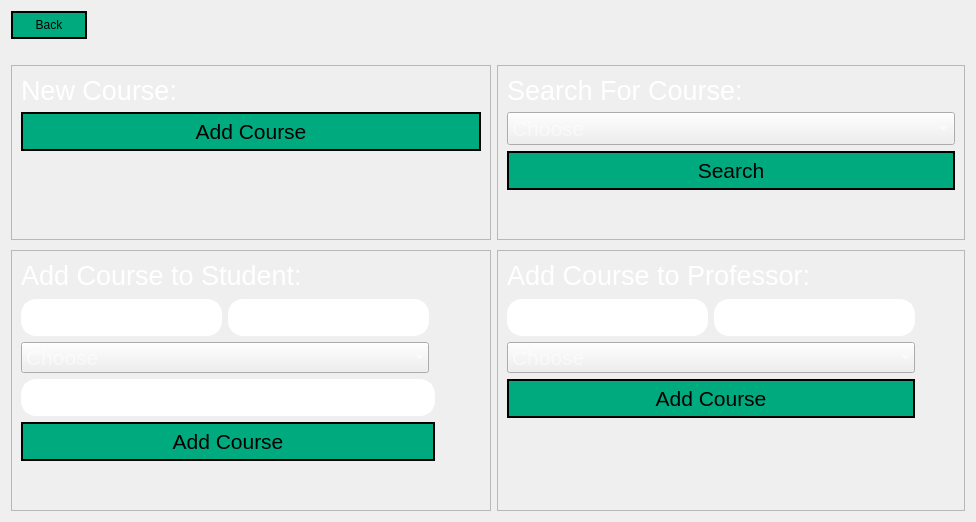
     <widget class="QWidget" name="page_10">
      <layout class="QGridLayout" name="gridLayout_21">
       <item row="2" column="0" colspan="2">
        <spacer name="verticalSpacer_28">
         <property name="orientation">
          <enum>Qt::Vertical</enum>
         </property>
         <property name="sizeType">
          <enum>QSizePolicy::Fixed</enum>
         </property>
         <property name="sizeHint" stdset="0">
          <size>
           <width>20</width>
           <height>20</height>
          </size>
         </property>
        </spacer>
       </item>
       <item row="3" column="1">
        <widget class="QFrame" name="frame_3">
         <property name="frameShape">
          <enum>QFrame::StyledPanel</enum>
         </property>
         <property name="frameShadow">
          <enum>QFrame::Sunken</enum>
         </property>
         <layout class="QGridLayout" name="gridLayout_19">
          <item row="0" column="0" colspan="2">
           <widget class="QLabel" name="label_48">
            <property name="font">
             <font>
              <pointsize>20</pointsize>
             </font>
            </property>
            <property name="styleSheet">
             <string notr="true">color: rgb(255, 255, 255);</string>
            </property>
            <property name="text">
             <string>Search For Course:</string>
            </property>
            <property name="alignment">
             <set>Qt::AlignLeading|Qt::AlignLeft|Qt::AlignVCenter</set>
            </property>
           </widget>
          </item>
          <item row="3" column="0">
           <spacer name="verticalSpacer_6">
            <property name="orientation">
             <enum>Qt::Vertical</enum>
            </property>
            <property name="sizeHint" stdset="0">
             <size>
              <width>20</width>
              <height>40</height>
             </size>
            </property>
           </spacer>
          </item>
          <item row="2" column="0" colspan="2">
           <widget class="QPushButton" name="pushButton_14">
            <property name="font">
             <font>
              <pointsize>16</pointsize>
             </font>
            </property>
            <property name="styleSheet">
             <string notr="true">color: rgb(0, 0, 0);
background-color: rgb(0, 170, 127);
border-width: 2px;        
  border-style: solid;
  border-radius: 20px;
  padding:5px;</string>
            </property>
            <property name="text">
             <string>Search</string>
            </property>
           </widget>
          </item>
          <item row="1" column="0" colspan="2">
           <widget class="QComboBox" name="comboBox_searchcourse">
            <property name="font">
             <font>
              <pointsize>16</pointsize>
             </font>
            </property>
            <property name="styleSheet">
             <string notr="true">color: rgb(255, 255, 255);</string>
            </property>
            <property name="placeholderText">
             <string>Choose</string>
            </property>
           </widget>
          </item>
         </layout>
        </widget>
       </item>
       <item row="5" column="0">
        <widget class="QFrame" name="frame_5">
         <property name="frameShape">
          <enum>QFrame::StyledPanel</enum>
         </property>
         <property name="frameShadow">
          <enum>QFrame::Sunken</enum>
         </property>
         <layout class="QGridLayout" name="gridLayout_18">
          <item row="6" column="0" colspan="3">
           <widget class="QLineEdit" name="lineEdit_scoredmarks_addstud">
            <property name="font">
             <font>
              <pointsize>16</pointsize>
             </font>
            </property>
            <property name="styleSheet">
             <string notr="true">color: rgb(255, 255, 255);

border-width: 2px;        
  border-style: solid;
border-color: rgb(255, 255, 255);
  border-radius: 15px;
  padding:3px;</string>
            </property>
            <property name="placeholderText">
             <string>Enter scored marks</string>
            </property>
           </widget>
          </item>
          <item row="4" column="1">
           <widget class="QLineEdit" name="lineEdit_lastname_addcourse_stud">
            <property name="font">
             <font>
              <pointsize>16</pointsize>
             </font>
            </property>
            <property name="styleSheet">
             <string notr="true">color: rgb(255, 255, 255);

border-width: 2px;        
  border-style: solid;
border-color: rgb(255, 255, 255);
  border-radius: 15px;
  padding:3px;</string>
            </property>
            <property name="placeholderText">
             <string>Last Name</string>
            </property>
           </widget>
          </item>
          <item row="0" column="0" colspan="3">
           <widget class="QLabel" name="label_28">
            <property name="font">
             <font>
              <pointsize>20</pointsize>
             </font>
            </property>
            <property name="styleSheet">
             <string notr="true">color: rgb(255, 255, 255);</string>
            </property>
            <property name="text">
             <string>Add Course to Student:</string>
            </property>
            <property name="alignment">
             <set>Qt::AlignLeading|Qt::AlignLeft|Qt::AlignVCenter</set>
            </property>
           </widget>
          </item>
          <item row="8" column="0" colspan="4">
           <spacer name="verticalSpacer_24">
            <property name="orientation">
             <enum>Qt::Vertical</enum>
            </property>
            <property name="sizeHint" stdset="0">
             <size>
              <width>20</width>
              <height>40</height>
             </size>
            </property>
           </spacer>
          </item>
          <item row="4" column="0">
           <widget class="QLineEdit" name="lineEdit_firstname_addcourse_stud">
            <property name="font">
             <font>
              <pointsize>16</pointsize>
             </font>
            </property>
            <property name="styleSheet">
             <string notr="true">color: rgb(255, 255, 255);

border-width: 2px;        
  border-style: solid;
border-color: rgb(255, 255, 255);
  border-radius: 15px;
  padding:3px;</string>
            </property>
            <property name="placeholderText">
             <string> First Name</string>
            </property>
           </widget>
          </item>
          <item row="5" column="0" colspan="2">
           <widget class="QComboBox" name="comboBox_choosecourse_addstud">
            <property name="font">
             <font>
              <pointsize>16</pointsize>
             </font>
            </property>
            <property name="styleSheet">
             <string notr="true">color: rgb(255, 255, 255);</string>
            </property>
            <property name="placeholderText">
             <string>Choose </string>
            </property>
            <property name="frame">
             <bool>false</bool>
            </property>
           </widget>
          </item>
          <item row="6" column="3">
           <spacer name="horizontalSpacer_32">
            <property name="orientation">
             <enum>Qt::Horizontal</enum>
            </property>
            <property name="sizeHint" stdset="0">
             <size>
              <width>40</width>
              <height>20</height>
             </size>
            </property>
           </spacer>
          </item>
          <item row="1" column="0">
           <spacer name="verticalSpacer_25">
            <property name="orientation">
             <enum>Qt::Vertical</enum>
            </property>
            <property name="sizeType">
             <enum>QSizePolicy::Fixed</enum>
            </property>
            <property name="sizeHint" stdset="0">
             <size>
              <width>20</width>
              <height>2</height>
             </size>
            </property>
           </spacer>
          </item>
          <item row="7" column="0" colspan="3">
           <widget class="QPushButton" name="pushButton_19">
            <property name="font">
             <font>
              <pointsize>16</pointsize>
             </font>
            </property>
            <property name="styleSheet">
             <string notr="true">color: rgb(0, 0, 0);
background-color: rgb(0, 170, 127);
border-width: 2px;        
  border-style: solid;
  border-radius: 20px;
  padding:5px;</string>
            </property>
            <property name="text">
             <string>Add Course</string>
            </property>
           </widget>
          </item>
         </layout>
        </widget>
       </item>
       <item row="3" column="0">
        <widget class="QFrame" name="frame_2">
         <property name="frameShape">
          <enum>QFrame::StyledPanel</enum>
         </property>
         <property name="frameShadow">
          <enum>QFrame::Sunken</enum>
         </property>
         <layout class="QGridLayout" name="gridLayout_17">
          <item row="0" column="0">
           <layout class="QGridLayout" name="gridLayout_16">
            <item row="2" column="0">
             <widget class="QPushButton" name="pushButton_13">
              <property name="font">
               <font>
                <pointsize>16</pointsize>
               </font>
              </property>
              <property name="styleSheet">
               <string notr="true">color: rgb(0, 0, 0);
background-color: rgb(0, 170, 127);
border-width: 2px;        
  border-style: solid;
  border-radius: 20px;
  padding:5px;</string>
              </property>
              <property name="text">
               <string>Add Course</string>
              </property>
             </widget>
            </item>
            <item row="1" column="0">
             <widget class="QLabel" name="label_47">
              <property name="font">
               <font>
                <pointsize>20</pointsize>
               </font>
              </property>
              <property name="styleSheet">
               <string notr="true">color: rgb(255, 255, 255);</string>
              </property>
              <property name="text">
               <string>New Course:</string>
              </property>
             </widget>
            </item>
            <item row="3" column="0">
             <spacer name="verticalSpacer_5">
              <property name="orientation">
               <enum>Qt::Vertical</enum>
              </property>
              <property name="sizeHint" stdset="0">
               <size>
                <width>20</width>
                <height>40</height>
               </size>
              </property>
             </spacer>
            </item>
           </layout>
          </item>
         </layout>
        </widget>
       </item>
       <item row="4" column="0">
        <spacer name="verticalSpacer_26">
         <property name="orientation">
          <enum>Qt::Vertical</enum>
         </property>
         <property name="sizeType">
          <enum>QSizePolicy::Fixed</enum>
         </property>
         <property name="sizeHint" stdset="0">
          <size>
           <width>20</width>
           <height>4</height>
          </size>
         </property>
        </spacer>
       </item>
       <item row="5" column="1">
        <widget class="QFrame" name="frame_4">
         <property name="frameShape">
          <enum>QFrame::StyledPanel</enum>
         </property>
         <property name="frameShadow">
          <enum>QFrame::Sunken</enum>
         </property>
         <layout class="QGridLayout" name="gridLayout_20">
          <item row="2" column="0">
           <widget class="QLineEdit" name="lineEdit_addcourse_firstname_addprof">
            <property name="font">
             <font>
              <pointsize>16</pointsize>
             </font>
            </property>
            <property name="styleSheet">
             <string notr="true">color: rgb(255, 255, 255);

border-width: 2px;        
  border-style: solid;
border-color: rgb(255, 255, 255);
  border-radius: 15px;
  padding:3px;</string>
            </property>
            <property name="placeholderText">
             <string>Enter firstname</string>
            </property>
           </widget>
          </item>
          <item row="5" column="0" colspan="2">
           <widget class="QPushButton" name="pushButton_20">
            <property name="font">
             <font>
              <pointsize>16</pointsize>
             </font>
            </property>
            <property name="styleSheet">
             <string notr="true">color: rgb(0, 0, 0);
background-color: rgb(0, 170, 127);
border-width: 2px;        
  border-style: solid;
  border-radius: 20px;
  padding:5px;</string>
            </property>
            <property name="text">
             <string>Add Course</string>
            </property>
           </widget>
          </item>
          <item row="4" column="0" colspan="2">
           <widget class="QComboBox" name="comboBox_choose_course_addprof">
            <property name="font">
             <font>
              <pointsize>16</pointsize>
             </font>
            </property>
            <property name="styleSheet">
             <string notr="true">color: rgb(255, 255, 255);
</string>
            </property>
            <property name="placeholderText">
             <string>Choose </string>
            </property>
            <property name="frame">
             <bool>false</bool>
            </property>
           </widget>
          </item>
          <item row="1" column="0">
           <spacer name="verticalSpacer_29">
            <property name="orientation">
             <enum>Qt::Vertical</enum>
            </property>
            <property name="sizeType">
             <enum>QSizePolicy::Fixed</enum>
            </property>
            <property name="sizeHint" stdset="0">
             <size>
              <width>20</width>
              <height>2</height>
             </size>
            </property>
           </spacer>
          </item>
          <item row="6" column="0" colspan="2">
           <spacer name="verticalSpacer_27">
            <property name="orientation">
             <enum>Qt::Vertical</enum>
            </property>
            <property name="sizeHint" stdset="0">
             <size>
              <width>20</width>
              <height>40</height>
             </size>
            </property>
           </spacer>
          </item>
          <item row="2" column="1">
           <widget class="QLineEdit" name="lineEdit_addcourse_lastname_addprof">
            <property name="font">
             <font>
              <pointsize>16</pointsize>
             </font>
            </property>
            <property name="styleSheet">
             <string notr="true">color: rgb(255, 255, 255);

border-width: 2px;        
  border-style: solid;
border-color: rgb(255, 255, 255);
  border-radius: 15px;
  padding:3px;</string>
            </property>
            <property name="placeholderText">
             <string>Enter lastname</string>
            </property>
           </widget>
          </item>
          <item row="0" column="0" colspan="2">
           <widget class="QLabel" name="label_31">
            <property name="font">
             <font>
              <pointsize>20</pointsize>
             </font>
            </property>
            <property name="autoFillBackground">
             <bool>false</bool>
            </property>
            <property name="styleSheet">
             <string notr="true">color: rgb(255, 255, 255);</string>
            </property>
            <property name="frameShadow">
             <enum>QFrame::Plain</enum>
            </property>
            <property name="text">
             <string>Add Course to Professor:</string>
            </property>
            <property name="textFormat">
             <enum>Qt::PlainText</enum>
            </property>
            <property name="scaledContents">
             <bool>false</bool>
            </property>
            <property name="alignment">
             <set>Qt::AlignLeading|Qt::AlignLeft|Qt::AlignVCenter</set>
            </property>
            <property name="wordWrap">
             <bool>false</bool>
            </property>
           </widget>
          </item>
          <item row="2" column="2">
           <spacer name="horizontalSpacer_77">
            <property name="orientation">
             <enum>Qt::Horizontal</enum>
            </property>
            <property name="sizeHint" stdset="0">
             <size>
              <width>40</width>
              <height>20</height>
             </size>
            </property>
           </spacer>
          </item>
         </layout>
        </widget>
       </item>
       <item row="1" column="0" colspan="2">
        <widget class="QPushButton" name="pushButton_9">
         <property name="sizePolicy">
          <sizepolicy hsizetype="Fixed" vsizetype="Fixed">
           <horstretch>0</horstretch>
           <verstretch>0</verstretch>
          </sizepolicy>
         </property>
         <property name="minimumSize">
          <size>
           <width>76</width>
           <height>0</height>
          </size>
         </property>
         <property name="styleSheet">
          <string notr="true">color: rgb(0, 0, 0);
background-color: rgb(0, 170, 127);
border-width: 2px;        
  border-style: solid;
  border-radius: 15px;
  padding:5px;</string>
         </property>
         <property name="text">
          <string>Back</string>
         </property>
        </widget>
       </item>
      </layout>
     </widget>
